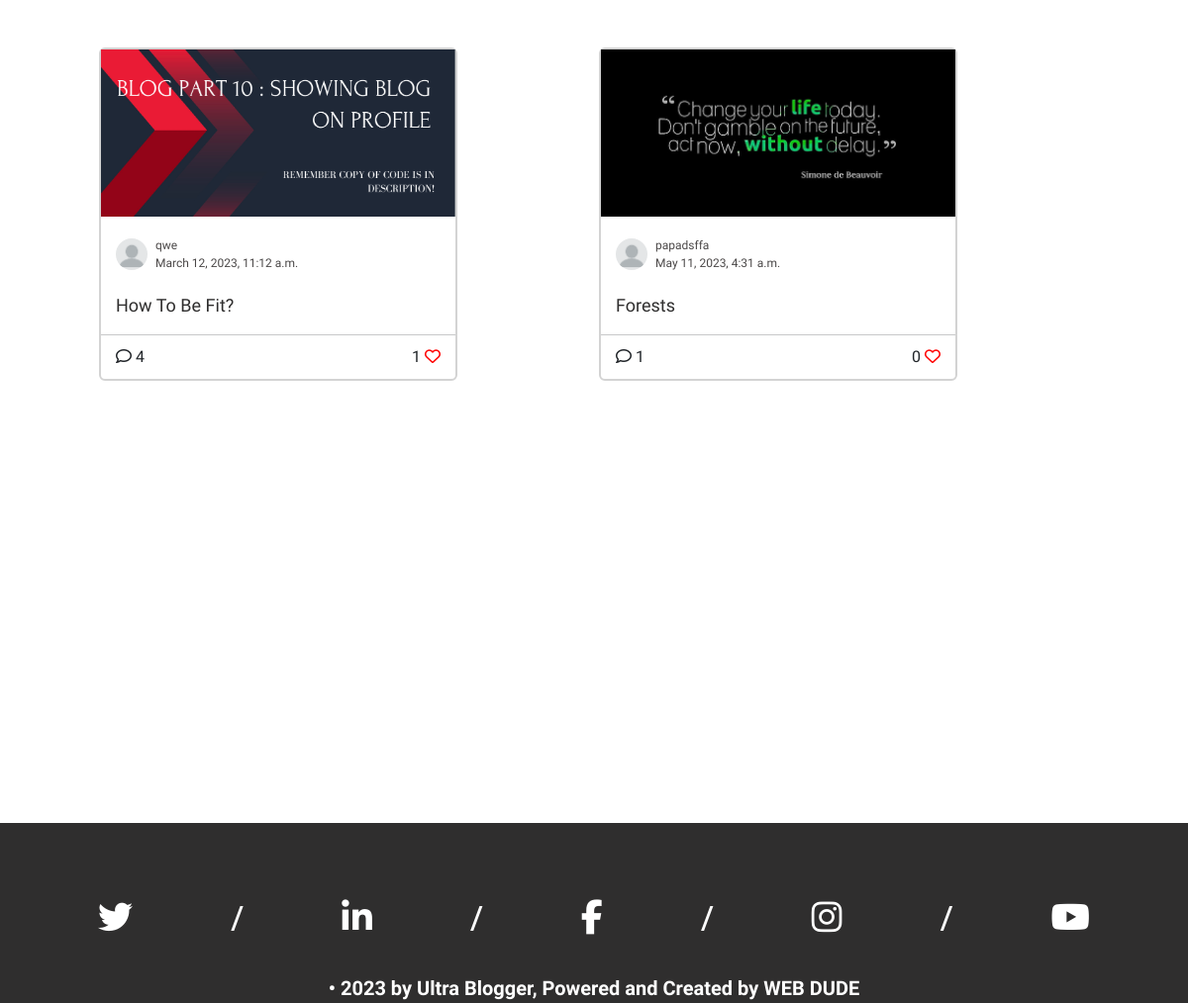
Before: / (lower part) with the older database file.
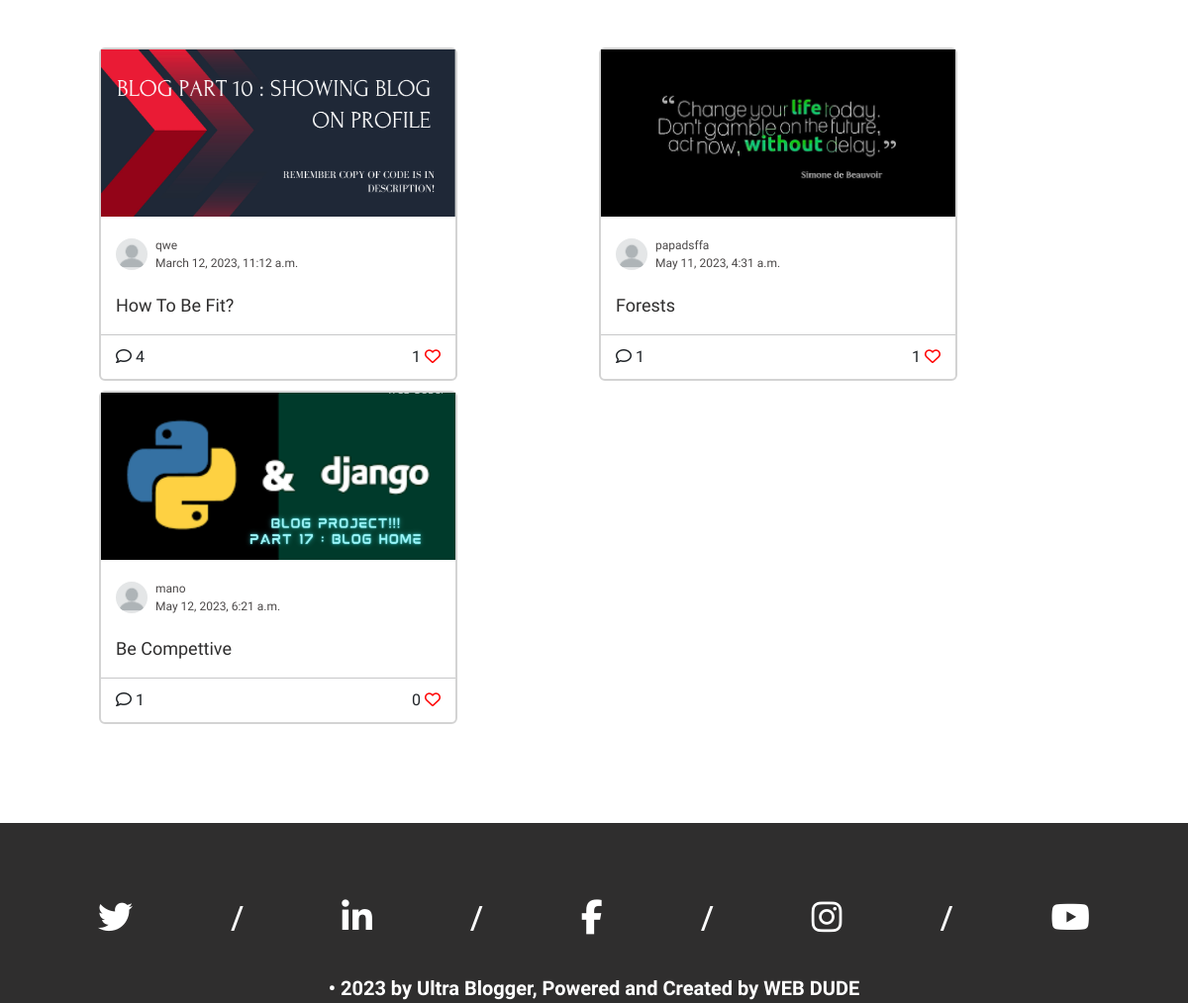
After: the same page with the newer database file.
### blogapp/models.py (models this page shows)
class Blog_Model(models.Model):
    author = models.ForeignKey(User,on_delete=models.CASCADE,related_name='blog_author')
    title = models.CharField(max_length=15)
    image = models.ImageField(upload_to='blog_pics')
    description = models.TextField()
    category = models.CharField(max_length=60)
    date_added = models.DateTimeField(auto_now_add=True)

### blogapp/views.py (the view)
# urls.py: path('',views.blog_home,name='blog_home'),
def blog_home(request):
    all_blogs = Blog_Model.objects.all()
    context = {'all_blogs':all_blogs}
    return render(request,'blogapp/blog_home.html',context)

### templates/blogapp/blog_home.html (shortened to what this page needs)
{% extends 'base.html' %}
{%block bodyblock%}
<section class="cards">
    {%for blog in all_blogs%}
    <div class="card">
        <div class="card_image"><a href="{%url 'blogapp:blog_details' pk=blog.pk%}">
                <img src="{{blog.image.url}}" alt="Blog Image"></a></div>
        <div class="card_desc">
            <div class="card_desc_heading">
                <div class="desc_heading_img">
                    {%if blog.author.user_profile.profile_pic%}
                    <img src="{{blog.author.user_profile.profile_pic}}" alt="User Profile Pic">
                    {%else%}
                    <img src="media/profile_pics/user.png" alt="User Image">
                    {%endif%}
                </div>
                <div class="desc_heading_rest">
                    <div>{{blog.author}}</div>
                    <div>{{blog.date_added}}</div>
                </div>
            </div>
            <div class="card_desc_desc">
                <p>{{blog.title}}</p>
            </div>
        </div>
        <hr class="divider">
        <div class="card_footer">
            <div class="comment">
                <i class="fa-regular fa-comment"></i>
                <span>{{blog.blog_comment.count}}</span>
            </div>
            <div class="likes">
                <span>{{blog.liked_blog.count}}</span>
                <i class="fa-regular fa-heart" style="color: red;"></i>
            </div>
        </div>
    </div>
    {%endfor%}
</section>
<footer>
    <div class="icons">
        <i class="fa-brands fa-twitter"></i>
        &#47;
        <i class="fa-brands fa-linkedin-in"></i>
        &#47;
        <i class="fa-brands fa-facebook-f"></i>
        &#47;
        <i class="fa-brands fa-instagram"></i>
        &#47;
        <i class="fa-brands fa-youtube"></i>
    </div>
    <div class="footer_text">
        &#x2022; 2023 by Ultra Blogger, Powered and Created by WEB DUDE
    </div>
</footer>
{%endblock bodyblock%}

### templates/base.html (shortened to what this page needs)
<!DOCTYPE html>
<html lang="en">
<head>
    <link href="https://cdn.jsdelivr.net/npm/bootstrap@5.3.0-alpha1/dist/css/bootstrap.min.css" rel="stylesheet"
>
</head>
<body>
    {%block bodyblock%} {%endblock%}
</body>
</html>

### templates/blogapp/blog_home.html (style rules this page uses)
.cards { display: grid; grid-template-columns: repeat(auto-fit, minmax(350px, 1fr)); grid-template-rows: repeat(2, 1fr); gap: 10px; margin: 100px; }
.card { border: 2px solid lightgray; font-family: 'Roboto Condensed', sans-serif; width: 362px; }
.card_image img { height: 168.75px; object-fit: cover; width: 100%; transition: transform ease-in 0.3s; }
.card_desc_heading { display: flex; gap: 8px; align-items: center; margin: 20px 15px; }
.desc_heading_img img { width: 32px; height: 32px; border-radius: 50%; }
.desc_heading_rest { font-size: 12px; color: #4b4848; display: flex; flex-direction: column; align-items: flex-start; }
.card_desc_desc { margin: 0px 15px; }
.card_desc_desc p { color: #2f2e2e; font-size: 18px; }
.card_footer { display: flex; justify-content: space-between; align-items: center; margin: 10px 15px; }
.divider { margin: 0px 15px; }
footer { display: flex; flex-direction: column; background-color: rgb(47, 46, 46); color: white; padding-top: 70px; }
.icons { font-size: 35px; display: flex; justify-content: space-evenly; align-items: center; transition: 0.1s ease-in; cursor: pointer; }
.footer_text { font-size: 20px; text-align: center; padding-top: 30px; font-weight: 600; font-family: 'Roboto Condensed', sans-serif; }

Changed rows visible on the page:
computed for Blog_Model "Forests": liked_blog.count "0" → "1"
added Blog_Model: image (picture), author "mano", date_added "May 12, 2023, 6:21 a.m.", title "Be Compettive", blog_comment.count "1", liked_blog.count "0"
